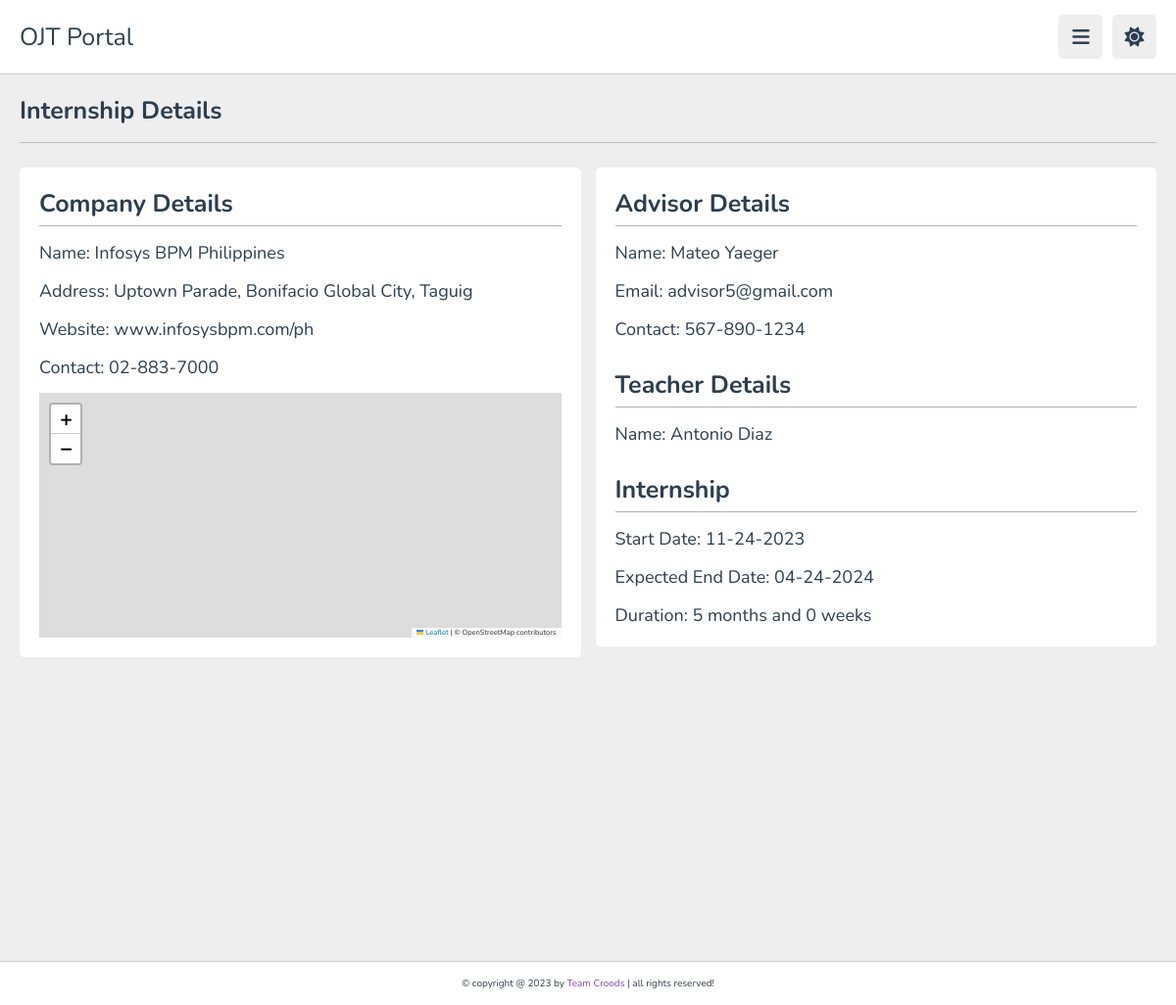
Screenshot of /student/internship-details.php (signed in) with the database file from the repository.
### tables this page shows
CREATE TABLE IF NOT EXISTS `company` (
  `companyID` int NOT NULL AUTO_INCREMENT,
  `companyName` varchar(255) NOT NULL,
  `companyAddress` varchar(255) NOT NULL,
  `website` varchar(50) NOT NULL,
  `contact` varchar(50) NOT NULL,
  PRIMARY KEY (`companyID`)
);

CREATE TABLE IF NOT EXISTS `advisor` (
  `advisorId` int NOT NULL AUTO_INCREMENT,
  `firstName` varchar(50) NOT NULL,
  `lastName` varchar(50) NOT NULL,
  `email` varchar(50) NOT NULL,
  `contact` varchar(15) NOT NULL,
  PRIMARY KEY (`advisorId`)
);

CREATE TABLE IF NOT EXISTS `teacher` (
  `teacherId` int NOT NULL,
  `userId` int NOT NULL,
  `firstName` varchar(255) NOT NULL,
  `lastName` varchar(255) NOT NULL,
  PRIMARY KEY (`teacherId`),
  KEY `userId_advisor` (`userId`)
);

CREATE TABLE IF NOT EXISTS `internship` (
  `internshipId` int NOT NULL AUTO_INCREMENT,
  `studentId` int NOT NULL,
  `companyId` int NOT NULL,
  `teacherId` int NOT NULL,
  `advisorId` int NOT NULL,
  `dateStarted` date NOT NULL,
  `dateEnded` date NOT NULL,
  PRIMARY KEY (`internshipId`),
  KEY `internship_companyId` (`companyId`),
  KEY `internship_advisorId` (`advisorId`),
  KEY `internship_teacherId` (`teacherId`),
  KEY `studentId` (`studentId`)
);

### student/internship-details.php (the view, shortened to what this page needs)
<?php
   require "../database/database.php";
   $userId = $_SESSION['userID'];
   $companyNameQuery = $db->prepare("SELECT c.companyName
      FROM internship AS i
      JOIN company AS c ON i.companyId = c.companyID
      JOIN student AS s ON i.studentId = s.studentId
      WHERE s.userId = ?
   ");
   $companyNameQuery->bind_param("i", $userId);
   $companyNameQuery->execute();
   $companyNameResult = $companyNameQuery->get_result();
   if ($companyNameResult->num_rows > 0) {
      $companyNameRow = $companyNameResult->fetch_assoc();
      $companyName = $companyNameRow['companyName'];
   } else {
      $companyName = "No data found";
   }
   $companyAddressQuery = $db->prepare("SELECT c.companyAddress
      FROM internship AS i
      JOIN company AS c ON i.companyId = c.companyID
      JOIN student AS s ON i.studentId = s.studentId
      WHERE s.userId = ?
   ");
   $companyAddressQuery->bind_param("i", $userId);
   $companyAddressQuery->execute();
   $companyAddressResult = $companyAddressQuery->get_result();
   if ($companyAddressResult->num_rows > 0) {
      $companyAddressRow = $companyAddressResult->fetch_assoc();
      $companyAddress = $companyAddressRow['companyAddress'];
   } else {
      $companyAddress = "No data found";
   }
   $companyWebsiteQuery = $db->prepare("SELECT c.website
      FROM internship AS i
      JOIN company AS c ON i.companyId = c.companyID
      JOIN student AS s ON i.studentId = s.studentId
      WHERE s.userId = ?
   ");
   $companyWebsiteQuery->bind_param("i", $userId);
   $companyWebsiteQuery->execute();
   $companyWebsiteResult = $companyWebsiteQuery->get_result();
   if ($companyWebsiteResult->num_rows > 0) {
      $companyWebsiteRow = $companyWebsiteResult->fetch_assoc();
      $companyWebsite = $companyWebsiteRow['website'];
   } else {
      $companyWebsite = "No data found";
   }
   $companyContactQuery = $db->prepare("SELECT c.contact
      FROM internship AS i
      JOIN company AS c ON i.companyId = c.companyID
      JOIN student AS s ON i.studentId = s.studentId
      WHERE s.userId = ?
   ");
   $companyContactQuery->bind_param("i", $userId);
   $companyContactQuery->execute();
   $companyContactResult = $companyContactQuery->get_result();
   if ($companyContactResult->num_rows > 0) {
      $companyContactRow = $companyContactResult->fetch_assoc();
      $companyContact = $companyContactRow['contact'];
   } else {
      $companyContact = "No data found";
   }
   $advisorNameQuery = $db->prepare("SELECT adv.firstName, adv.lastName
   FROM internship AS i
   JOIN advisor AS adv ON i.advisorId = adv.advisorId
   JOIN student AS s ON i.studentId = s.studentId
   WHERE s.userId = ?
   ");
   $advisorNameQuery->bind_param("i", $userId);
   $advisorNameQuery->execute();
   $advisorNameResult = $advisorNameQuery->get_result();
   if ($advisorNameResult->num_rows > 0) {
      $advisorNameRow = $advisorNameResult->fetch_assoc();
      $advisorName = $advisorNameRow['firstName'] . ' ' . $advisorNameRow['lastName'];
   } else {
      $advisorName = "No advisor found";
   }
   $advisorEmailQuery = $db->prepare("SELECT adv.email
   FROM internship AS i
   JOIN advisor AS adv ON i.advisorId = adv.advisorId
   JOIN student AS s ON i.studentId = s.studentId
   WHERE s.userId = ?
   ");
   $advisorEmailQuery->bind_param("i", $userId);
   $advisorEmailQuery->execute();
   $advisorEmailResult = $advisorEmailQuery->get_result();
   if ($advisorEmailResult->num_rows > 0) {
      $advisorEmailRow = $advisorEmailResult->fetch_assoc();
      $advisorEmail = $advisorEmailRow['email'];
   } else {
      $advisorEmail = "No email found";
   }
   $advisorContactQuery = $db->prepare("SELECT adv.contact
   FROM internship AS i
   JOIN advisor AS adv ON i.advisorId = adv.advisorId
   JOIN student AS s ON i.studentId = s.studentId
   WHERE s.userId = ?
   ");
   $advisorContactQuery->bind_param("i", $userId);
   $advisorContactQuery->execute();
   $advisorContactResult = $advisorContactQuery->get_result();
   if ($advisorContactResult->num_rows > 0) {
      $advisorContactRow = $advisorContactResult->fetch_assoc();
      $advisorContact = $advisorContactRow['contact'];
   } else {
      $advisorContact = "No contact found";
   }
   $dateStartedQuery = $db->prepare("SELECT i.dateStarted
   FROM internship AS i
   JOIN student AS s ON i.studentId = s.studentId
   WHERE s.userId = ?
   ");
   $dateStartedQuery->bind_param("i", $userId);
   $dateStartedQuery->execute();
   $dateStartedResult = $dateStartedQuery->get_result();
   if ($dateStartedResult->num_rows > 0) {
   $dateStartedRow = $dateStartedResult->fetch_assoc();
   $dateStarted = $dateStartedRow['dateStarted'];
   } else {
   $dateStarted = "No start date found";
   }
   $dateEndedQuery = $db->prepare("SELECT i.dateEnded
   FROM internship AS i
   JOIN student AS s ON i.studentId = s.studentId
   WHERE s.userId = ?
   ");
   $dateEndedQuery->bind_param("i", $userId);
   $dateEndedQuery->execute();
   $dateEndedResult = $dateEndedQuery->get_result();
   if ($dateEndedResult->num_rows > 0) {
   $dateEndedRow = $dateEndedResult->fetch_assoc();
   $dateEnded = $dateEndedRow['dateEnded'];
   } else {
   $dateEnded = "No end date found";
   }
   if ($dateStarted != "No start date found") {
      $dateStarted = new DateTime($dateStarted);
   }
   if ($dateEnded != "No end date found") {
      $dateEnded = new DateTime($dateEnded);
   }
   if ($dateStarted != "No start date found" and $dateEnded != "No end date found") {
      $interval = $dateStarted->diff($dateEnded);
      $months = $interval->m + 12 * $interval->y;
      $weeks = floor($interval->d / 7);
   } else {
      $interval = "?";
      $months = "?";
      $weeks = "?";
   }
   $teacherNameQuery = $db->prepare("
    SELECT t.firstName, t.lastName
    FROM internship AS i
    JOIN student AS s ON i.studentId = s.studentId
    JOIN teacher AS t ON i.teacherId = t.teacherId
    WHERE s.userId = ?
   ");
   $teacherNameQuery->bind_param("i", $userId);
   $teacherNameQuery->execute();
   $teacherNameResult = $teacherNameQuery->get_result();
   if ($teacherNameResult->num_rows > 0) {
      $teacherNameRow = $teacherNameResult->fetch_assoc();
      $teacherName = $teacherNameRow['firstName'] . ' ' . $teacherNameRow['lastName'];
   } else {
      $teacherName = "No teacher found";
   }
?>
<!DOCTYPE html>
<html lang="en">
<head>
   <link rel="stylesheet" href="https://cdnjs.cloudflare.com/ajax/libs/font-awesome/6.1.2/css/all.min.css">
   <link rel="stylesheet" href="../public/css/style.css">
   <link rel="stylesheet" href="https://unpkg.com/leaflet@1.9.4/dist/leaflet.css"
/>
</head>
<body>
<header class="header">
   <section class="flex">
      <a href="index.php" class="logo">OJT Portal</a>
      <div class="icons">
         <div id="menu-btn" class="fas fa-bars"></div>
         <div id="toggle-btn" class="fas fa-sun"></div>
      </div>
   </section>
</header>
<section class="home-grid">
   <h1 class="heading">Internship Details</h1>
   <div class="box-container">
      <div class="rectangle">
         <h3 class="title">Company Details</h3>
         <hr class="hrule">
         <p class="requirements">Name: <span><?php echo $companyName ?></span></p>
         <p class="requirements">Address: <span><?php echo $companyAddress ?></span></p>
         <p class="requirements">Website: <span><?php echo $companyWebsite ?></span></p>
         <p class="requirements">Contact: <span><?php echo $companyContact ?></span></p>
         <br>
         <div id="map">
         </div>
      </div>
      <div class="rectangle">
         <h3 class="title">Advisor Details</h3>
         <hr class="hrule">
         <p class="requirements">Name: <span><?php echo $advisorName ?></span></p>
         <p class="requirements">Email: <span><?php echo $advisorEmail ?></span></p>
         <p class="requirements">Contact: <span><?php echo $advisorContact ?></span></p>
         <br>
         <br>
         <h3 class="title">Teacher Details</h3>
         <hr class="hrule">
         <p class="requirements">Name: <span><?php echo $teacherName ?></span></p>
         <br>
         <br>
         <h3 class="title">Internship</h3>
         <hr class="hrule">
         <p class="requirements">Start Date: <span>
            <?php
            if ($dateStarted != "No start date found") {
            echo $dateStarted->format('m-d-Y');
            } else {
               echo $dateStarted;
            }
            ?></span></p>
         <p class="requirements">Expected End Date: <span>
            <?php
            if ($dateEnded != "No end date found") {
            echo $dateEnded->format('m-d-Y');
            } else {
               echo $dateEnded;
            } ?></span></p>
         <p class="requirements">Duration: <span><?php echo $months . " months and " . $weeks . " weeks"; ?></span></p>
      </div>
</section>
<footer class="footer">
   &copy; copyright @ 2023 by <span>Team Croods</span> | all rights reserved!
</footer>
</body>
</html>

### public/css/style.css (style rules this page uses)
:root { --main-color:#8e44ad; --red:#e74c3c; --orange:#f39c12; --light-color:#888; --light-bg:#eee; --black:#2c3e50; --white:#fff; --border:.1rem solid rgba(0,0,0,.2); }
* { font-family: 'Nunito', sans-serif; margin:0; padding:0; box-sizing: border-box; outline: none; border:none; text-decoration: none; }
html { font-size: 62.5%; overflow-x: hidden; }
body { background-color: var(--light-bg); padding-left: 30rem; }
section { padding:2rem; margin: 0 auto; max-width: 1200px; }
.heading { font-size: 2.5rem; color:var(--black); margin-bottom: 2.5rem; border-bottom: var(--border); padding-bottom: 1.5rem; text-transform: capitalize; }
.header { position: sticky; top:0; left:0; right: 0; background-color: var(--white); z-index: 1000; border-bottom: var(--border); }
.header .flex { display: flex; align-items: center; justify-content: space-between; position: relative; padding: 1.5rem 2rem; }
.header .flex .logo { font-size: 2.5rem; color: var(--black); }
.header .flex .icons div { font-size: 2rem; color:var(--black); background-color: var(--light-bg); border-radius: .5rem; height: 4.5rem; width: 4.5rem; line-height: 4.5rem; cursor: pointer; text-align: center; margin-left: .7rem; }
.home-grid .box-container { display: grid; grid-template-columns: repeat(auto-fit, minmax(30rem, 1fr)); gap: 1.5rem; justify-content: center; align-items: flex-start; }
.home-grid .box-container .rectangle { background-color: var(--white); border-radius: .5rem; padding: 2rem; width: 60rem; height: 46; max-width: 100%; }
.home-grid .box-container .rectangle .title { font-size: 2.5rem; color: var(--black); text-transform: capitalize; }
.home-grid .box-container .requirements { color:var(--black); font-size: large; margin-top: 1.5rem; }
.hrule { background-color: var(--black); height: 1px; opacity: 40%; margin-top: 5px; }
a { text-decoration: none; color: var(--orange); }
#map { height: 250px; }
.footer { background-color: var(--white); border-top: var(--border); position: fixed; bottom: 0; left: 0; right: 0; text-align: center; font-size: 1rem; padding:1.5rem 1rem; color:var(--black); margin-top: 1rem; z-index: 1000; }
.footer span { color:var(--main-color); }
section.home-grid { min-height: 900px; height: 950px; }
@media (max-width:1200px) { body { padding-left: 0; } }

### rows the page displays
company: companyName "Infosys BPM Philippines", companyAddress "Uptown Parade, Bonifacio Global City, Taguig", website "www.infosysbpm.com/ph", contact "02-883-7000"
advisor: advisorName "Mateo Yaeger", email "advisor5@gmail.com", contact "567-890-1234"
teacher: teacherName "Antonio Diaz"
internship: dateStarted "11-24-2023"

### other values shown
$dateEnded->format('m-d-Y') "04-24-2024"
$months "5"
$weeks "0"
